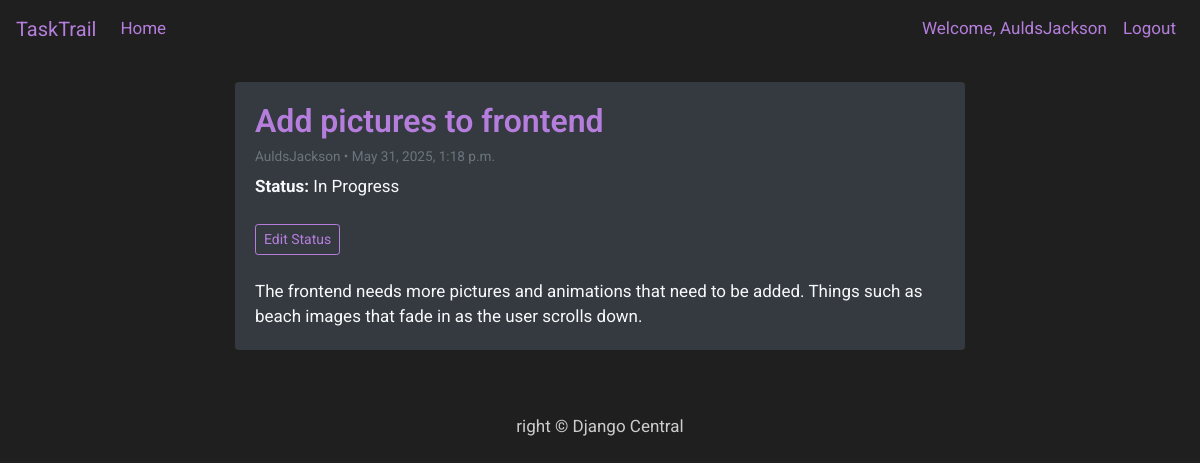
Page /add-pictures-to-frontend/ (signed in) on the committed database.
### TrailApp/models.py (models this page shows, shortened)
class Task(models.Model):
    title = models.CharField(max_length=200, unique=True)
    slug = models.SlugField(max_length=200, unique=True)
    author = models.ForeignKey(User, on_delete= models.CASCADE,related_name='task_posts')
    updated_on = models.DateTimeField(auto_now= True)
    content = models.TextField()
    created_on = models.DateTimeField(auto_now_add=True)
    status = models.IntegerField(choices=STATUS, default=0)
    due = models.DateField()
    taskstatus = models.IntegerField(choices=TASKSTATUS, default=0)
    class Meta:
        ordering = ['-created_on']

### TrailApp/views.py (the view)
# urls.py: path('<slug:slug>/', views.TaskDetail.as_view(), name='task_detail'),
class TaskDetail(generic.DetailView):
    model = Task
    template_name = 'task_detail.html'

### templates/task_detail.html
{% extends 'base.html' %}
{% block content %}
<div class="container py-4">
  <div class="row">
    <div class="col-md-10 col-lg-8 mx-auto">
      <div class="card mb-4 shadow-sm rounded border-0 bg-dark text-light">
        <div class="card-body">
          <h2 class="card-title text-lavender">{{ object.title }}</h2>
          <p class="card-subtitle mb-2 text-muted small">
            {{ object.author }} • {{ object.created_on }}
          </p>
          <p class="mb-3"><strong>Status:</strong> {{ object.get_taskstatus_display }}</p>
          <a href="{% url 'update_task_status' object.pk %}" class="btn btn-outline-light btn-sm mt-2">
            Edit Status
          </a>
          <div class="card-text mt-4">
            {{ object.content|safe }}
          </div>
        </div>
      </div>
    </div>
  </div>
</div>
{% endblock content %}

### templates/base.html (shortened to what this page needs)
<!DOCTYPE html>
<html>
    <head>
        <link rel="stylesheet" href="https://maxcdn.bootstrapcdn.com/bootstrap/4.0.0/css/bootstrap.min.css"
 />
    </head>
    <body>
        <nav class="navbar navbar-expand-lg navbar-light custom-dark">
            <a class="navbar-brand" href="/">TaskTrail</a>
            <div class="collapse navbar-collapse" id="navbarText">
                <ul class="navbar-nav mr-auto">
                    <li class="nav-item">
                        <a class="nav-link" href="/">Home</a>
                    </li>
                </ul>
                <ul class="navbar-nav ml-auto">
                    {% if user.is_authenticated %}
                        <li class="nav-item">
                            <a class="nav-link" href="#">Welcome, {{ user.username }}</a>
                        </li>
                        <li class="nav-item">
                            <a class="nav-link" href="/logout">Logout</a>
                        </li>
                    {% else %}
                        <li class="nav-item">
                            <a class="nav-link" href="/login">Login</a>
                        </li>
                    {% endif %}
                </ul>
            </div>
        </nav>
        {% block content %}{% endblock content %}
        <footer class="py-3 bg-grey">
            <p class="m-0 text-light-gray text-center ">right &copy; Django Central</p>
        </footer>
    </body>
</html>

### templates/base.html (style rules this page uses)
body { font-family: "Roboto", sans-serif; font-size: 17px; background-color: #1f1f1f; }
.custom-dark { background-color: #1f1f1f !important; }
.custom-dark .navbar-brand, .custom-dark .nav-link { color: #b57edc !important; }
.text-light-gray { color: #cccccc; }
.text-lavender { color: #b57edc; }
.card.bg-dark { background-color: #2a2a2a; }
.card-title { font-weight: 600; }
.btn-outline-light { border-color: #b57edc; color: #b57edc; }

### rows in the picture
Task: title "Add pictures to frontend", author "AuldsJackson", created_on "May 31, 2025, 1:18 p.m.", taskstatus "In Progress", content "The frontend needs more pictures and animations that need to be added. Things such as beach images that fade in as the user scrolls down."

### other values in the picture
{{ user.username }} "AuldsJackson"
